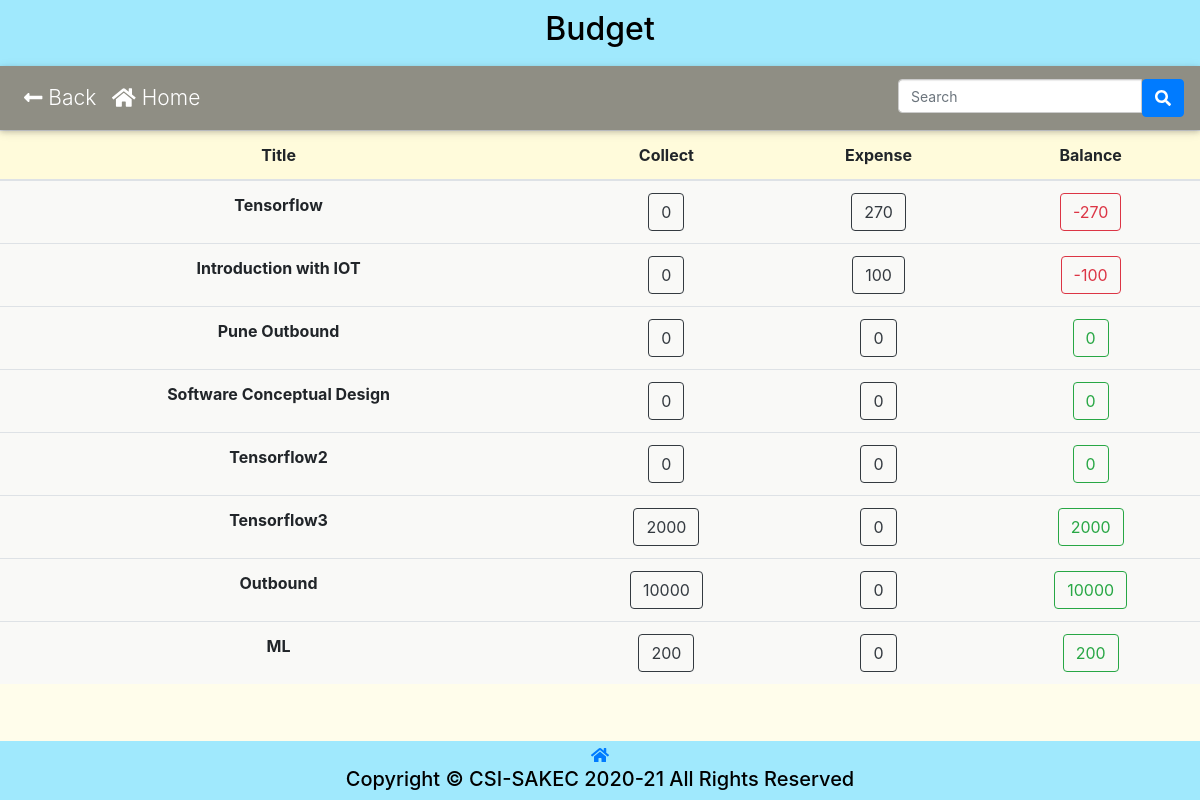
Screenshot of /Eventmanagement/budget.php (signed in) with the database file from the repository.
### tables this page shows
CREATE TABLE `csi_event` (
  `id` int(11) NOT NULL,
  `title` varchar(225) NOT NULL,
  `subtitle` varchar(255) NOT NULL,
  `banner` varchar(256) NOT NULL,
  `e_from_date` date NOT NULL,
  `e_to_date` date NOT NULL,
  `e_from_time` time NOT NULL,
  `e_to_time` time NOT NULL,
  `e_description` text NOT NULL,
  `fee_m` int(5) NOT NULL,
  `fee` int(5) NOT NULL,
  `live` tinyint(1) NOT NULL,
  `feedback` tinyint(4) NOT NULL,
  `selfie` tinyint(4) NOT NULL
);

### config.php (called while the page is built, shortened)
<?php
    $conn = mysqli_connect(DB_SERVER, DB_USERNAME, DB_PASSWORD, DB_NAME);
    function execute($sql){
        global $conn;
        return mysqli_query($conn, $sql);
    }
    function getValue($sql){
        return mysqli_fetch_assoc(execute($sql));
    }
?>

### Eventmanagement/budget.php (the view, shortened to what this page needs)
<!DOCTYPE html>
<html lang="en" xmlns="http://www.w3.org/1999/xhtml">
<head>
    <link rel="stylesheet" href="../plugins/bootstrap-4.6.0-dist/css/bootstrap.min.css">
    <link rel="stylesheet" href="../css/membership.css?v=<?php echo time(); ?>">
</head>
<body>
    <header>
        <h2 style="text-align: center;">Budget</h2>
    </header>
    <nav class="navbar navbar-expand-lg navbar-dark default-color sticky-top">
		<div class="collapse navbar-collapse" id="navbarSupportedContent-333">
			<ul class="navbar-nav mr-auto">
                <li class="nav-item">
					<a class="nav-link" href="eventmanagement.php"><i class="fas fa-long-arrow-alt-left"></i>  Back</a>
				</li>
                <li class="nav-item">
					<a class="nav-link" href="../index.php"><i class="fas fa-home"></i>  Home</a>
				</li>
			</ul>
			<ul class="navbar-nav ml-auto nav-flex-icons">
                <form action="<?php echo htmlspecialchars($_SERVER["PHP_SELF"]); ?>" method="POST">
                    <div class="input-group">
                        <input type="search"  onkeyup="SearchFunction()" id="form1" name="search" placeholder="Search" class="form-control" />
                        <button id="search-button"  type="submit" class="btn btn-primary">
                            <i class="fas fa-search"></i>
                        </button>
                    </div>
                </form>
			</ul>
		</div>
	</nav>
    <table class="table">
        <thead class="black white-text">
            <tr>
                <th scope="col">Title</th>
                <th>Collect</th>
                <th>Expense</th>
                <th>Balance</th>
            </tr>
        </thead>
        <tbody id="eventsTableBody">
        <?php
                require_once "../config.php";
                $query = execute("SELECT `id`, `title`  FROM `csi_event` ");
                if (mysqli_num_rows($query) > 0) {
                    while ($row = mysqli_fetch_assoc($query)) {
                        $id= $row['id'];
                        $title= $row['title'];
                        $expense_row=getValue("SELECT SUM( `bill_amount`) as `amount` FROM `csi_expense` WHERE `event_id`='$id' GROUP BY `event_id`");
                        $collection_row=getValue("SELECT SUM( `amount`)as `amount` FROM `csi_collection` WHERE `event_id`='$id' GROUP BY `event_id`");
                        if(isset($expense_row['amount'])){
                            $expense=$expense_row['amount'];
                        }
                        else{
                            $expense=0;
                        }
                        if(isset($collection_row['amount'])){
                            $collection=$collection_row['amount'];
                        }
                        else{
                            $collection=0;
                        }
                        $balance = $collection-$expense;
                ?>
                <tr>
                    <th scope="row" value = "<?php echo $title; ?>">
                        <?php echo $title; ?>
                    </th>
                    <td>
                        <form action="collection.php" method="get">
                            <button type="submit" class="btn btn-outline-dark"><?php echo $collection; ?></button>
                        </form>
                    </td>
                    <td>
                        <form action="expense.php" method="get">
                            <button type="submit" class="btn btn-outline-dark"><?php echo $expense; ?></button>
                        </form>
                    </td>
                    <td>
                        <?php
                            if($balance>=0){
                        ?>
                                <button type="Button" class="btn btn-outline-success"><?php echo $balance; ?></button>
                        <?php
                            }
                            else{
                        ?>
                                <button type="Button" class="btn btn-outline-danger"><?php echo $balance; ?></button>
                        <?php
                            }
                        ?>
                    </td>
                </tr>
                <?php
                    }
                } else {
                    echo "No Record Found";
                }
                ?>
        </tbody>
    </table>
    <div class="spacer" style="height:10px;"></div>
    <div class="footer">
        <div class="spacer" style="height:2px;"></div>
        <a href="index.php"><i class="fas fa-home"></i></a>
        <h5>Copyright &copy; CSI-SAKEC 2020-21 All Rights Reserved</h5>
    </div>
</body>
</html>

### css/membership.css (style rules this page uses)
body { text-align: center; background-color: #fffdeb; font-family: -apple-system,BlinkMacSystemFont,"Segoe UI",Roboto,"Helvetica Neue",Arial,"Noto Sans",sans-serif,"Apple Color Emoji","Segoe UI Emoji","Segoe UI Symbol","Noto Color Emoji"; margin: 0; color: white; padding: 0; color: black; }
header { color: black; background-color: #a0e9fd; padding: 10px; }
.footer { text-align: center; background-color: #a0e9fd; left: 0; bottom: 0; width: 100%; z-index: 1; }
.input-group .form-control { position: relative; z-index: 2; float: left; width: 50%; margin-bottom: 0; }
.form-control { display: block; width: 50%; height: 34px; padding: 6px 12px; font-size: 14px; line-height: 1.42857143; color: #555; background-color: #fff; background-image: none; border: 1px solid #ccc; border-radius: 4px; -webkit-box-shadow: inset 0 1px 1px rgb(0 0 0 / 8%); box-shadow: inset 0 1px 1px rgb(0 0 0 / 8%); -webkit-transition: border-color ease-in-out .15s, -webkit-box-shadow ease-in-out .15s; -o-transition: border-color ease-in-out .15s, box-shadow ease-in-out .15s; transition: border-color ease-in-out .15s, box-shadow ease-in-out .15s; }
.table thead th { vertical-align: bottom; border-bottom: 2px solid #dee2e6; background: #fffbdb; }
.table { width: 100%; margin-bottom: 0rem; color: #212529; background: #f9f9f7; }
@media only screen and (min-width: 600px) { .footer { position: fixed; } }
@media only screen and (max-width: 1200px) { .navbar { font-weight: 300; -webkit-box-shadow: 0 2px 5px 0 rgba(0, 0, 0, 0.16), 0 2px 10px 0 rgba(0, 0, 0, 0.12); box-shadow: 0 2px 5px 0 rgba(0, 0, 0, 0.16), 0 2px 10px 0 rgba(0, 0, 0, 0.12); font-size: 21px; } }
.navbar.navbar-dark .navbar-nav .nav-item .nav-link { color: #ffffff; -webkit-transition: .35s; transition: .35s; }
.default-color { background-color: #00000070 !important; }

### rows the page displays
csi_event: title "Tensorflow", collection "0", expense "270", balance "-270"
csi_event: title "Introduction with IOT", collection "0", expense "100", balance "-100"
csi_event: title "Pune Outbound", collection "0", expense "0", balance "0"
csi_event: title "Software Conceptual Design", collection "0", expense "0", balance "0"
csi_event: title "Tensorflow2", collection "0", expense "0", balance "0"
csi_event: title "Tensorflow3", collection "2000", expense "0", balance "2000"
csi_event: title "Outbound", collection "10000", expense "0", balance "10000"
csi_event: title "ML", collection "200", expense "0", balance "200"
